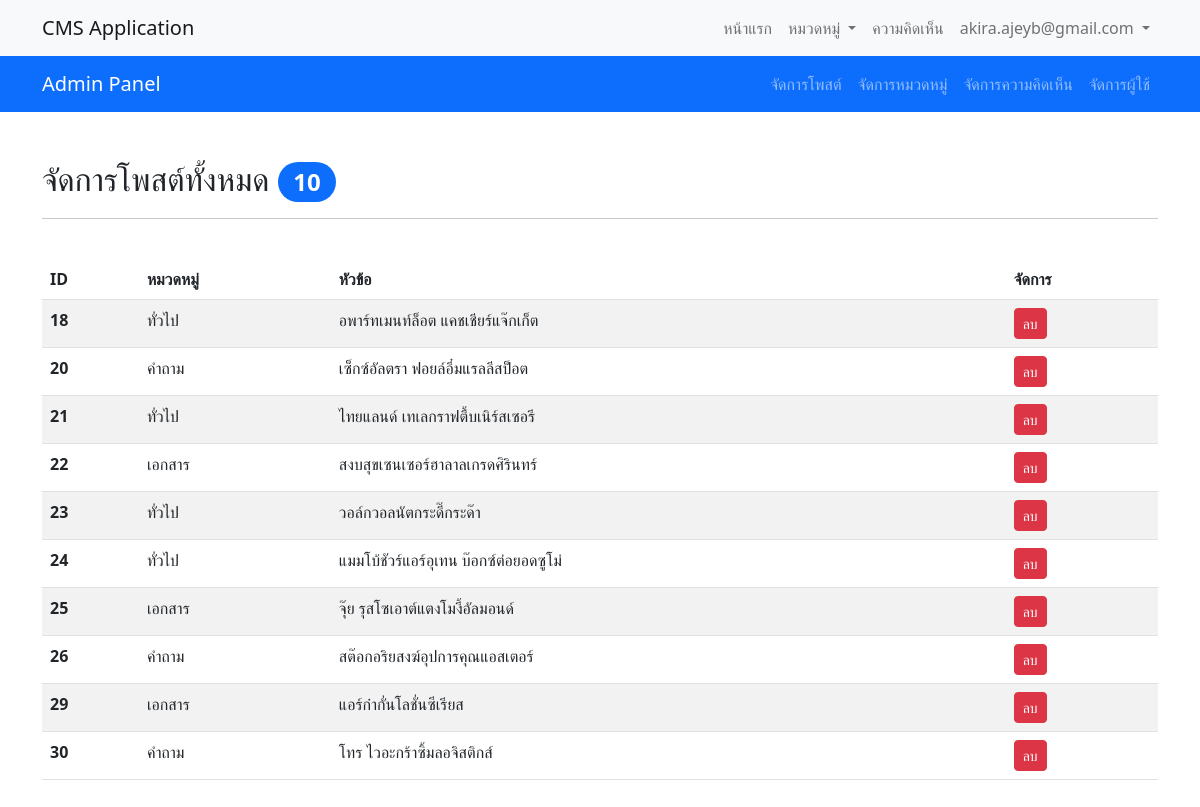
/admin.php (signed in), run on the app's committed database.
### tables this page shows
CREATE TABLE `posts` (
  `post_id` int(11) NOT NULL COMMENT 'ไอดี',
  `post_title` varchar(255) NOT NULL COMMENT 'หัวข้อ',
  `post_content` text NOT NULL COMMENT 'เนื้อหา',
  `post_category` varchar(50) NOT NULL COMMENT 'หมวดหมู่',
  `post_image` varchar(255) NOT NULL COMMENT 'รูปภาพ',
  `user_id` int(11) NOT NULL COMMENT 'ผู้โพสต์',
  `post_timestamp` timestamp NOT NULL DEFAULT current_timestamp() COMMENT 'ประทับเวลา'
);

### admin.php (the view, shortened to what this page needs)
<?php require_once './config/db.php'; ?>
<?php include_once('./components/header.php') ?>
<?php include_once('./components/nav-bar.php') ?>
<?php include_once('./components/admin-nav-bar.php') ?>
<?php
$posts_stmt = $conn->query("SELECT * FROM posts");
$posts_stmt->execute();
$posts = $posts_stmt->fetchAll();
?>
<div class="container my-5">
    <?php $nPosts = $conn->query('SELECT COUNT(*) FROM posts')->fetchColumn(); ?>
    <p class="h2">จัดการโพสต์ทั้งหมด <span class="badge rounded-pill text-bg-primary"><?= $nPosts; ?></span></p>
    <hr><br>
    <table class="table table-striped ">
        <thead>
            <tr>
                <th scope="col">ID</th>
                <th scope="col">หมวดหมู่</th>
                <th scope="col">หัวข้อ</th>
                <th scope="col">จัดการ</th>
            </tr>
        </thead>
        <tbody>
            <?php
            foreach ($posts as $post) {
            ?>
                <tr>
                    <th scope="row"><?= $post['post_id']; ?></th>
                    <td><?= $post['post_category']; ?></td>
                    <td><?= $post['post_title']; ?></td>
                    <td><a href="./post_actions.php?admin_delete=admin_delete&postId=<?= $post['post_id']; ?>" class="btn btn-sm btn-danger">ลบ</a></td>
                </tr>
            <?php
            }
            ?>
        </tbody>
    </table>
</div>
<?php include_once('./components/footer.php') ?>

### data on the page
posts: post_id "18", post_category "ทั่วไป", post_title "อพาร์ทเมนท์ล็อต แคชเชียร์แจ๊กเก็ต"
posts: post_id "20", post_category "คำถาม", post_title "เซ็กซ์อัลตรา ฟอยล์อึ๋มแรลลีสป็อต"
posts: post_id "21", post_category "ทั่วไป", post_title "ไทยแลนด์ เทเลกราฟตื้บเนิร์สเซอรี"
posts: post_id "22", post_category "เอกสาร", post_title "สงบสุขเซนเซอร์ฮาลาลเกรดศิรินทร์"
posts: post_id "23", post_category "ทั่วไป", post_title "วอล์กวอลนัตกระดี๊กระด๊า"
posts: post_id "24", post_category "ทั่วไป", post_title "แมมโบ้ชัวร์แอร์อุเทน บ๊อกซ์ต่อยอดซูโม่"
posts: post_id "25", post_category "เอกสาร", post_title "จุ๊ย รุสโซเอาต์แตงโมงี้อัลมอนด์"
posts: post_id "26", post_category "คำถาม", post_title "สต๊อกอริยสงฆ์อุปการคุณแอสเตอร์"
posts: post_id "29", post_category "เอกสาร", post_title "แอร์ก๋ากั่นโลชั่นซีเรียส"
posts: post_id "30", post_category "คำถาม", post_title "โทร ไวอะกร้าซิ้มลอจิสติกส์"

### other printed values
$_SESSION['myEmail'] "akira.ajeyb@gmail.com"
$nPosts "10"
